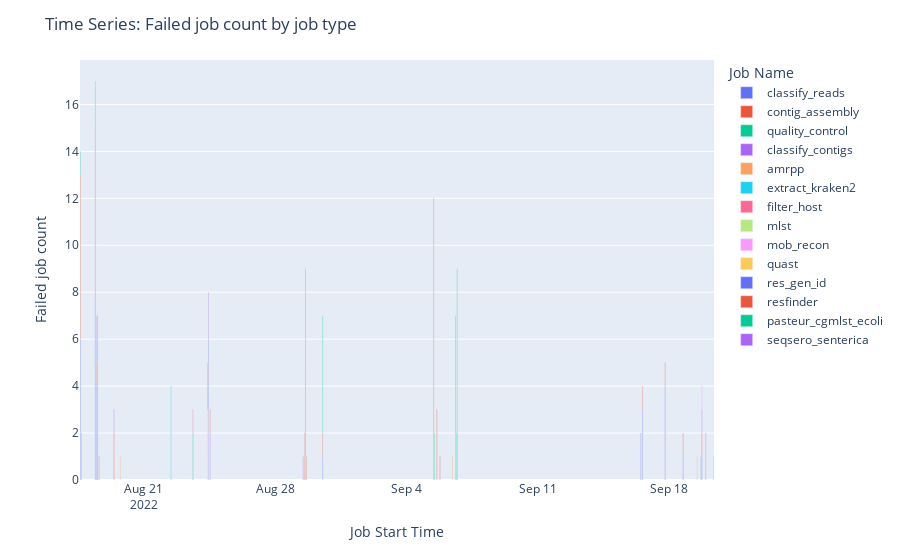

The notebook cell this image was saved under:
### Code cell
df_1 = df[['start_time', 'job_name', 'is_failed']]
df_1.loc[:,'start_time'] = df_1['start_time'].dt.strftime('%Y-%m-%d %H')
df_1 = df_1.loc[df_1.is_failed == 1]
df_1 = df_1.groupby(['start_time', 'job_name']).sum()
df_1.reset_index(drop=False, inplace=True)


fig = px.bar(df_1, x='start_time', y="is_failed", color='job_name')

fig.update_layout(
    title='Time Series: Failed job count by job type',
    xaxis_title="Job Start Time",
    yaxis_title="Failed job count",
    legend_title="Job Name",
)

plotly.offline.iplot(fig)

### Figure 1 — Plotly figure (JSON) as saved in the notebook; plotly's stock layout.template omitted (floating-point values rounded to 4 significant figures)
{"data": [{"alignmentgroup": "True", "hovertemplate": "job_name=classify_reads<br>start_time=%{x}<br>is_failed=%{y}<extra></extra>", "legendgroup": "classify_reads", "marker": {"color": "#636efa", "pattern": {"shape": ""}}, "name": "classify_reads", "offsetgroup": "classify_reads", "orientation": "v", "showlegend": true, "textposition": "auto", "type": "bar", "x": ["2022-08-17 15", "2022-08-17 16", "2022-08-18 10", "2022-08-18 11", "2022-08-18 12", "2022-08-18 13", "2022-08-24 11", "2022-08-29 12", "2022-08-29 15", "2022-08-30 13", "2022-09-16 12", "2022-09-16 14", "2022-09-17 19", "2022-09-18 18", "2022-09-19 18"], "xaxis": "x", "y": [6, 2, 8, 4, 6, 2, 6, 1, 1, 1, 2, 3, 4, 1, 1], "yaxis": "y"}, {"alignmentgroup": "True", "hovertemplate": "job_name=contig_assembly<br>start_time=%{x}<br>is_failed=%{y}<extra></extra>", "legendgroup": "contig_assembly", "marker": {"color": "#EF553B", "pattern": {"shape": ""}}, "name": "contig_assembly", "offsetgroup": "contig_assembly", "orientation": "v", "showlegend": true, "textposition": "auto", "type": "bar", "x": ["2022-08-17 15", "2022-08-18 10", "2022-08-18 11", "2022-08-18 13", "2022-08-18 15", "2022-08-19 10", "2022-08-29 14", "2022-08-29 15", "2022-08-29 16", "2022-08-30 13", "2022-09-05 11", "2022-09-05 15", "2022-09-05 19", "2022-09-16 14", "2022-09-17 19", "2022-09-18 18", "2022-09-19 18"], "xaxis": "x", "y": [7, 7, 1, 2, 1, 2, 2, 4, 1, 1, 12, 3, 1, 1, 1, 1, 1], "yaxis": "y"}, {"alignmentgroup": "True", "hovertemplate": "job_name=quality_control<br>start_time=%{x}<br>is_failed=%{y}<extra></extra>", "legendgroup": "quality_control", "marker": {"color": "#00cc96", "pattern": {"shape": ""}}, "name": "quality_control", "offsetgroup": "quality_control", "orientation": "v", "showlegend": true, "textposition": "auto", "type": "bar", "x": ["2022-08-17 15", "2022-08-18 10", "2022-08-18 13", "2022-08-23 15", "2022-08-29 15", "2022-08-30 13", "2022-09-05 12"], "xaxis": "x", "y": [1, 2, 1, 2, 3, 5, 2], "yaxis": "y"}, {"alignmentgroup": "True", "hovertemplate": "job_name=classify_contigs<br>start_time=%{x}<br>is_failed=%{y}<extra></extra>", "legendgroup": "classify_contigs", "marker": {"color": "#ab63fa", "pattern": {"shape": ""}}, "name": "classify_contigs", "offsetgroup": "classify_contigs", "orientation": "v", "showlegend": true, "textposition": "auto", "type": "bar", "x": ["2022-08-18 12", "2022-08-18 13", "2022-08-19 10", "2022-08-24 11", "2022-08-24 13", "2022-08-29 15", "2022-09-19 18"], "xaxis": "x", "y": [1, 2, 1, 2, 2, 1, 1], "yaxis": "y"}, {"alignmentgroup": "True", "hovertemplate": "job_name=amrpp<br>start_time=%{x}<br>is_failed=%{y}<extra></extra>", "legendgroup": "amrpp", "marker": {"color": "#FFA15A", "pattern": {"shape": ""}}, "name": "amrpp", "offsetgroup": "amrpp", "orientation": "v", "showlegend": true, "textposition": "auto", "type": "bar", "x": ["2022-08-19 18", "2022-09-06 11", "2022-09-19 12", "2022-09-20 09"], "xaxis": "x", "y": [1, 1, 1, 1], "yaxis": "y"}, {"alignmentgroup": "True", "hovertemplate": "job_name=extract_kraken2<br>start_time=%{x}<br>is_failed=%{y}<extra></extra>", "legendgroup": "extract_kraken2", "marker": {"color": "#19d3f3", "pattern": {"shape": ""}}, "name": "extract_kraken2", "offsetgroup": "extract_kraken2", "orientation": "v", "showlegend": true, "textposition": "auto", "type": "bar", "x": ["2022-08-22 11"], "xaxis": "x", "y": [4], "yaxis": "y"}, {"alignmentgroup": "True", "hovertemplate": "job_name=filter_host<br>start_time=%{x}<br>is_failed=%{y}<extra></extra>", "legendgroup": "filter_host", "marker": {"color": "#FF6692", "pattern": {"shape": ""}}, "name": "filter_host", "offsetgroup": "filter_host", "orientation": "v", "showlegend": true, "textposition": "auto", "type": "bar", "x": ["2022-08-23 15"], "xaxis": "x", "y": [1], "yaxis": "y"}, {"alignmentgroup": "True", "hovertemplate": "job_name=mlst<br>start_time=%{x}<br>is_failed=%{y}<extra></extra>", "legendgroup": "mlst", "marker": {"color": "#B6E880", "pattern": {"shape": ""}}, "name": "mlst", "offsetgroup": "mlst", "orientation": "v", "showlegend": true, "textposition": "auto", "type": "bar", "x": ["2022-08-24 10"], "xaxis": "x", "y": [1], "yaxis": "y"}, {"alignmentgroup": "True", "hovertemplate": "job_name=mob_recon<br>start_time=%{x}<br>is_failed=%{y}<extra></extra>", "legendgroup": "mob_recon", "marker": {"color": "#FF97FF", "pattern": {"shape": ""}}, "name": "mob_recon", "offsetgroup": "mob_recon", "orientation": "v", "showlegend": true, "textposition": "auto", "type": "bar", "x": ["2022-08-24 10", "2022-09-19 18"], "xaxis": "x", "y": [1, 1], "yaxis": "y"}, {"alignmentgroup": "True", "hovertemplate": "job_name=quast<br>start_time=%{x}<br>is_failed=%{y}<extra></extra>", "legendgroup": "quast", "marker": {"color": "#FECB52", "pattern": {"shape": ""}}, "name": "quast", "offsetgroup": "quast", "orientation": "v", "showlegend": true, "textposition": "auto", "type": "bar", "x": ["2022-08-24 10"], "xaxis": "x", "y": [1], "yaxis": "y"}, {"alignmentgroup": "True", "hovertemplate": "job_name=res_gen_id<br>start_time=%{x}<br>is_failed=%{y}<extra></extra>", "legendgroup": "res_gen_id", "marker": {"color": "#636efa", "pattern": {"shape": ""}}, "name": "res_gen_id", "offsetgroup": "res_gen_id", "orientation": "v", "showlegend": true, "textposition": "auto", "type": "bar", "x": ["2022-08-24 10", "2022-09-19 17"], "xaxis": "x", "y": [1, 1], "yaxis": "y"}, {"alignmentgroup": "True", "hovertemplate": "job_name=resfinder<br>start_time=%{x}<br>is_failed=%{y}<extra></extra>", "legendgroup": "resfinder", "marker": {"color": "#EF553B", "pattern": {"shape": ""}}, "name": "resfinder", "offsetgroup": "resfinder", "orientation": "v", "showlegend": true, "textposition": "auto", "type": "bar", "x": ["2022-08-24 10", "2022-08-24 13"], "xaxis": "x", "y": [1, 1], "yaxis": "y"}, {"alignmentgroup": "True", "hovertemplate": "job_name=pasteur_cgmlst_ecoli<br>start_time=%{x}<br>is_failed=%{y}<extra></extra>", "legendgroup": "pasteur_cgmlst_ecoli", "marker": {"color": "#00cc96", "pattern": {"shape": ""}}, "name": "pasteur_cgmlst_ecoli", "offsetgroup": "pasteur_cgmlst_ecoli", "orientation": "v", "showlegend": true, "textposition": "auto", "type": "bar", "x": ["2022-09-06 15", "2022-09-06 16", "2022-09-06 17"], "xaxis": "x", "y": [7, 2, 9], "yaxis": "y"}, {"alignmentgroup": "True", "hovertemplate": "job_name=seqsero_senterica<br>start_time=%{x}<br>is_failed=%{y}<extra></extra>", "legendgroup": "seqsero_senterica", "marker": {"color": "#ab63fa", "pattern": {"shape": ""}}, "name": "seqsero_senterica", "offsetgroup": "seqsero_senterica", "orientation": "v", "showlegend": true, "textposition": "auto", "type": "bar", "x": ["2022-09-19 23"], "xaxis": "x", "y": [2], "yaxis": "y"}], "layout": {"barmode": "relative", "legend": {"title": {"text": "Job Name"}, "tracegroupgap": 0}, "margin": {"t": 60}, "title": {"text": "Time Series: Failed job count by job type"}, "xaxis": {"anchor": "y", "domain": [0, 1], "title": {"text": "Job Start Time"}}, "yaxis": {"anchor": "x", "domain": [0, 1], "title": {"text": "Failed job count"}}}}
